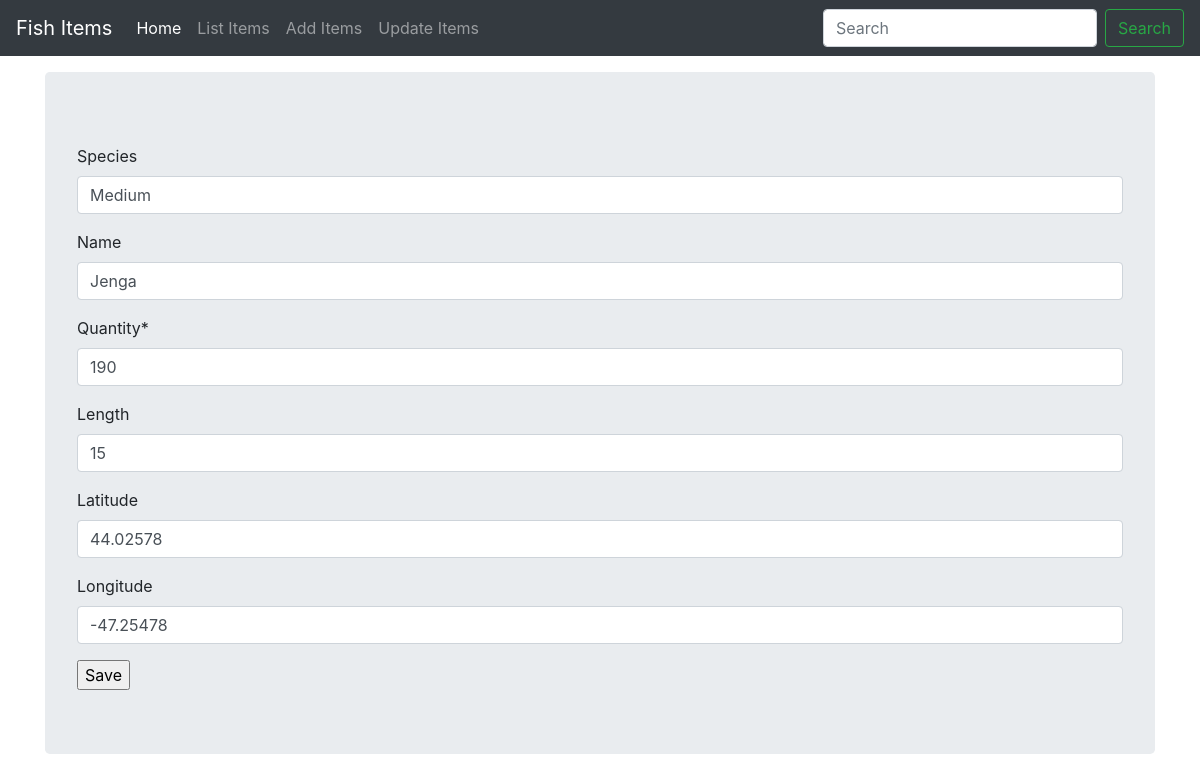
The page /update_items/11/ on the database its author committed.
### fishmgt/models.py (models this page shows, shortened)
class Stock(models.Model):
    species = models.CharField(max_length=50, blank=True, unique=True, null=True)
    name = models.CharField(max_length=50, blank=True, unique=True, null=True)
    quantity = models.IntegerField(default='0', blank=False, null=True)
    length = models.IntegerField(default='0', blank=True, null=True)
    latitude = models.CharField(max_length=50, blank=True, null=True)
    longitude = models.CharField(max_length=50, blank=True, null=True)
    timestamp = models.DateTimeField(auto_now_add=False, auto_now=True)

### fishmgt/views.py (the view)
# urls.py: path('update_items/<str:pk>/', views.update_items, name="update_items"),
def update_items(request, pk):
	queryset = Stock.objects.get(id=pk)
	form = StockUpdateForm(instance=queryset)
	if request.method == 'POST':
		form = StockUpdateForm(request.POST, instance=queryset)
		if form.is_valid():
			form.save()
			return redirect('/list_item')
	context = {
		'form':form
	}
	return render(request, 'add_items.html', context)

### fishmgt/forms.py
class StockUpdateForm(forms.ModelForm):
	class Meta:
		model = Stock
		fields = ['species', 'name', 'quantity','length','latitude','longitude']

### fishmgt/templates/add_items.html (shortened to what this page needs)
{% load staticfiles %} {% load crispy_forms_tags %}
<!doctype html>
<html lang="en">
<head>
    <link href="{% static 'css/stylesheet.css' %}" rel="stylesheet">
    <link href="{% static 'css/bootstrap.min.css' %}" rel="stylesheet">
    <link href="{% static 'css/navbar-top-fixed.css' %}" rel="stylesheet">
</head>
<body>
    {% include 'navbar.html' %}
    <main role="main" class="container">
        <div class="jumbotron">
            <form method='POST' action=''>{% csrf_token %} {{form | crispy}}
                <input type="submit" value='Save' />
            </form>
        </div>
    </main>
</body>
</html>

### fishmgt/static/css/stylesheet.css (style rules this page uses)
body { background-color: #34eb6b; }

### fishmgt/static/css/navbar-top-fixed.css (style rules this page uses)
body { min-height: 75rem; padding-top: 4.5rem; }

### fishmgt/templates/add_items.html (style rules this page uses)
body { min-height: 75rem; padding-top: 4.5rem; }

### rows shown on the page
Stock: species "Medium", name "Jenga", quantity "190", length "15", latitude "44.02578", longitude "-47.25478"
